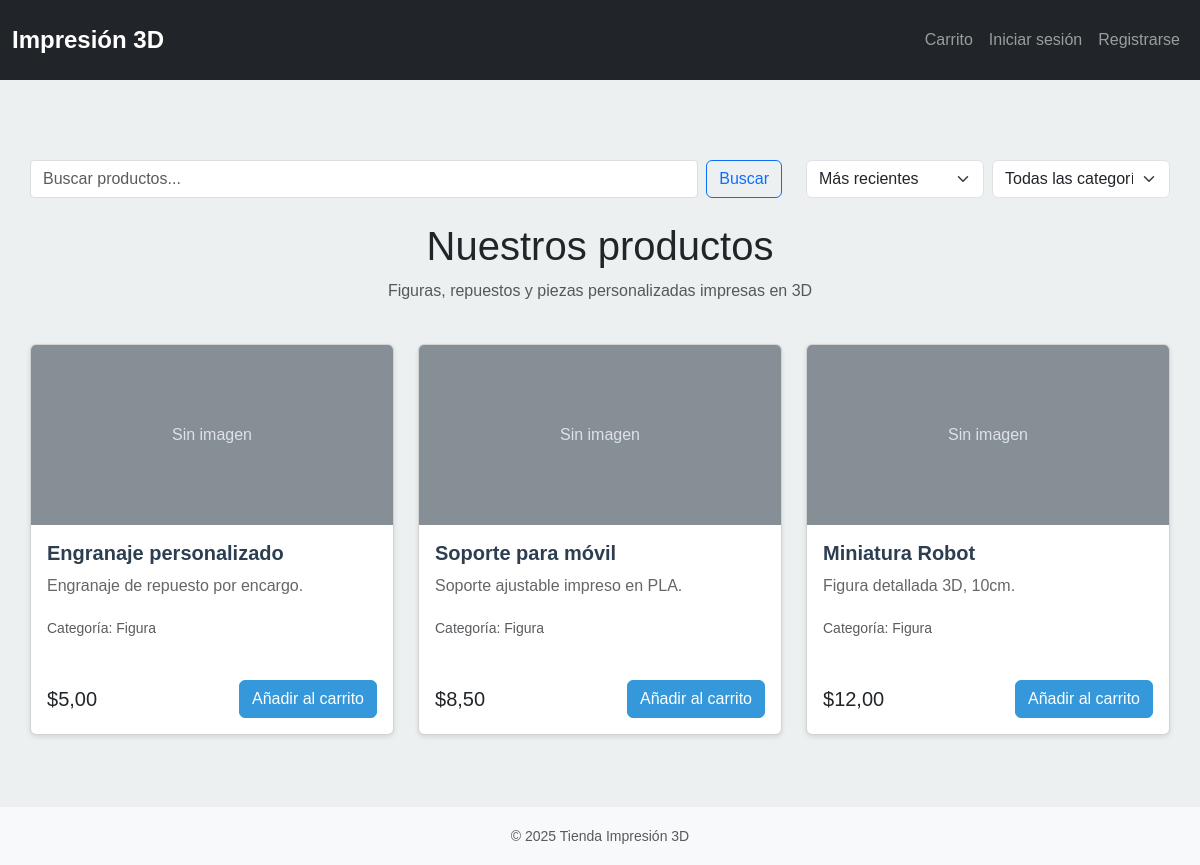
The page / on the database its author committed.
### myshop/models.py (models this page shows, shortened)
class Product(models.Model):
    CATEGORY_CHOICES = [
        ('figure', 'Figura'),
        ('spare', 'Repuesto'),
        ('custom', 'Personalizado'),
    ]
    name = models.CharField(max_length=200)
    description = models.TextField(blank=True)
    price = models.DecimalField(max_digits=8, decimal_places=2)
    image_url = models.URLField(blank=True)
    stock = models.IntegerField(default=0)
    category = models.CharField(max_length=20, choices=CATEGORY_CHOICES, default='figure')
    created_at = models.DateTimeField(auto_now_add=True)
    average_rating = models.DecimalField(max_digits=3, decimal_places=2, default=0)
    review_count = models.IntegerField(default=0)
    class Meta:
        verbose_name = "Producto"
        verbose_name_plural = "Productos"
        ordering = ['-created_at']
    class Meta:
        ordering = ['-created_at']

### myshop/views.py (the view)
# urls.py: path('', views.index, name='index'),
def index(request):
    query = request.GET.get('q')
    category = request.GET.get('category')
    sort = request.GET.get('sort', '-created_at')
    products = Product.objects.all()
    if query:
        products = products.filter(
            Q(name__icontains=query) |
            Q(description__icontains=query)
        )
    if category:
        products = products.filter(category=category)
    if sort == 'price':
        products = products.order_by('price')
    elif sort == '-price':
        products = products.order_by('-price')
    elif sort == 'name':
        products = products.order_by('name')
    else:
        products = products.order_by('-created_at')
    paginator = Paginator(products, 12)  # 12 productos por página
    page_number = request.GET.get('page')
    page_obj = paginator.get_page(page_number)
    context = {
        "products": page_obj,
        "query": query,
        "sort": sort,
        "category": category,
        "year": datetime.now().year,
    }
    return render(request, "index.html", context)

### templates/index.html (shortened to what this page needs)
{% extends 'base.html' %}
{% block content %}
<div class="container mt-4">
    <div class="row mb-4">
        <div class="col-md-8">
            <form class="d-flex" method="get">
                <input class="form-control me-2" type="search" placeholder="Buscar productos..." name="q" value="{{ query|default:'' }}">
                <button class="btn btn-outline-primary" type="submit">Buscar</button>
            </form>
        </div>
        <div class="col-md-4">
            <div class="d-flex gap-2">
                <select class="form-select" onchange="window.location.href='?sort=' + this.value + '{% if query %}&q={{ query }}{% endif %}{% if category %}&category={{ category }}{% endif %}'">
                    <option value="-created_at" {% if sort == '-created_at' %}selected{% endif %}>Más recientes</option>
                </select>
                <select class="form-select" onchange="window.location.href='?category=' + this.value + '{% if query %}&q={{ query }}{% endif %}{% if sort %}&sort={{ sort }}{% endif %}'">
                    <option value="">Todas las categorías</option>
                </select>
            </div>
        </div>
    </div>
    <div class="row mb-4">
        <div class="col-12 text-center">
            <h1>Nuestros productos</h1>
            <p class="text-muted">Figuras, repuestos y piezas personalizadas impresas en 3D</p>
        </div>
    </div>
<div class="row">
    {% for product in products %}
    <div class="col-sm-6 col-md-4 mb-4">
        <div class="card h-100">
            {% if product.image_url %}
                <img src="{{ product.image_url }}" class="card-img-top" alt="{{ product.name }}">
            {% else %}
                <svg class="bd-placeholder-img card-img-top" width="100%" height="180" xmlns="http://www.w3.org/2000/svg" role="img" aria-label="Placeholder" preserveAspectRatio="xMidYMid slice" focusable="false">
                    <text x="50%" y="50%" fill="#dee2e6" dy=".3em" text-anchor="middle">Sin imagen</text>
                </svg>
            {% endif %}
            <div class="card-body d-flex flex-column">
                <h5 class="card-title">{{ product.name }}</h5>
                <p class="card-text">{{ product.description|truncatewords:20 }}</p>
                <p class="card-text">
                    <small class="text-muted">Categoría: {{ product.get_category_display }}</small>
                </p>
                <div class="mt-auto d-flex justify-content-between align-items-center">
                    <span class="h5 mb-0">${{ product.price }}</span>
                    <button class="btn btn-primary add-to-cart" data-product-id="{{ product.id }}">
                        Añadir al carrito
                    </button>
                </div>
            </div>
        </div>
    </div>
    {% endfor %}
</div>
{% endblock %}

### templates/base.html (shortened to what this page needs)
<!doctype html>
<html lang="es">
  <head>
    <link href="https://cdn.jsdelivr.net/npm/bootstrap@5.3.1/dist/css/bootstrap.min.css" rel="stylesheet">
    {% load static %}
    <link href="{% static 'css/style.css' %}" rel="stylesheet">
  </head>
  <body>
    <nav class="navbar navbar-expand-lg navbar-dark bg-dark">
      <div class="container-fluid">
        <a class="navbar-brand" href="{% url 'myshop:index' %}">Impresión 3D</a>
        <div class="collapse navbar-collapse" id="navMenu">
          <ul class="navbar-nav ms-auto">
            <li class="nav-item"><a class="nav-link" href="{% url 'myshop:cart' %}">Carrito</a></li>
            {% if user.is_authenticated %}
              <li class="nav-item"><a class="nav-link" href="#">Hola, {{ user.username }}</a></li>
              <li class="nav-item"><a class="nav-link" href="{% url 'myshop:logout' %}">Cerrar sesión</a></li>
            {% else %}
              <li class="nav-item"><a class="nav-link" href="{% url 'myshop:login' %}">Iniciar sesión</a></li>
              <li class="nav-item"><a class="nav-link" href="{% url 'myshop:signup' %}">Registrarse</a></li>
            {% endif %}
          </ul>
        </div>
      </div>
    </nav>
    <main class="container py-4">
      {% block content %}{% endblock %}
    </main>
    <footer class="bg-light py-3 mt-4">
      <div class="container text-center">
        <small class="text-muted">© {{ year|default:2025 }} Tienda Impresión 3D</small>
      </div>
    </footer>
  </body>
</html>

### static/css/style.css (style rules this page uses)
:root { --primary-color: #3498db; --secondary-color: #2ecc71; --dark-color: #2c3e50; --light-color: #ecf0f1; }
body { font-family: 'Arial', sans-serif; line-height: 1.6; margin: 0; padding: 0; background-color: var(--light-color); }
.navbar { background-color: var(--dark-color); padding: 1rem 0; margin-bottom: 2rem; }
.navbar-brand { color: white !important; font-size: 1.5rem; font-weight: bold; }
.container { max-width: 1200px; margin: 0 auto; padding: 0 15px; }
.card { transition: transform 0.3s ease; margin-bottom: 1.5rem; box-shadow: 0 2px 5px rgba(0,0,0,0.1); }
.card-title { color: var(--dark-color); font-weight: bold; }
.card-text { color: #666; }
.btn-primary { background-color: var(--primary-color); border-color: var(--primary-color); }
.form-control { border-radius: 4px; border: 1px solid #ddd; }
footer { background-color: var(--dark-color); color: white; padding: 2rem 0; margin-top: 3rem; }

### rows shown on the page
Product: image_url "Sin imagen", name "Engranaje personalizado", description "Engranaje de repuesto por encargo.", category "Figura", price "5,00"
Product: image_url "Sin imagen", name "Soporte para móvil", description "Soporte ajustable impreso en PLA.", category "Figura", price "8,50"
Product: image_url "Sin imagen", name "Miniatura Robot", description "Figura detallada 3D, 10cm.", category "Figura", price "12,00"
